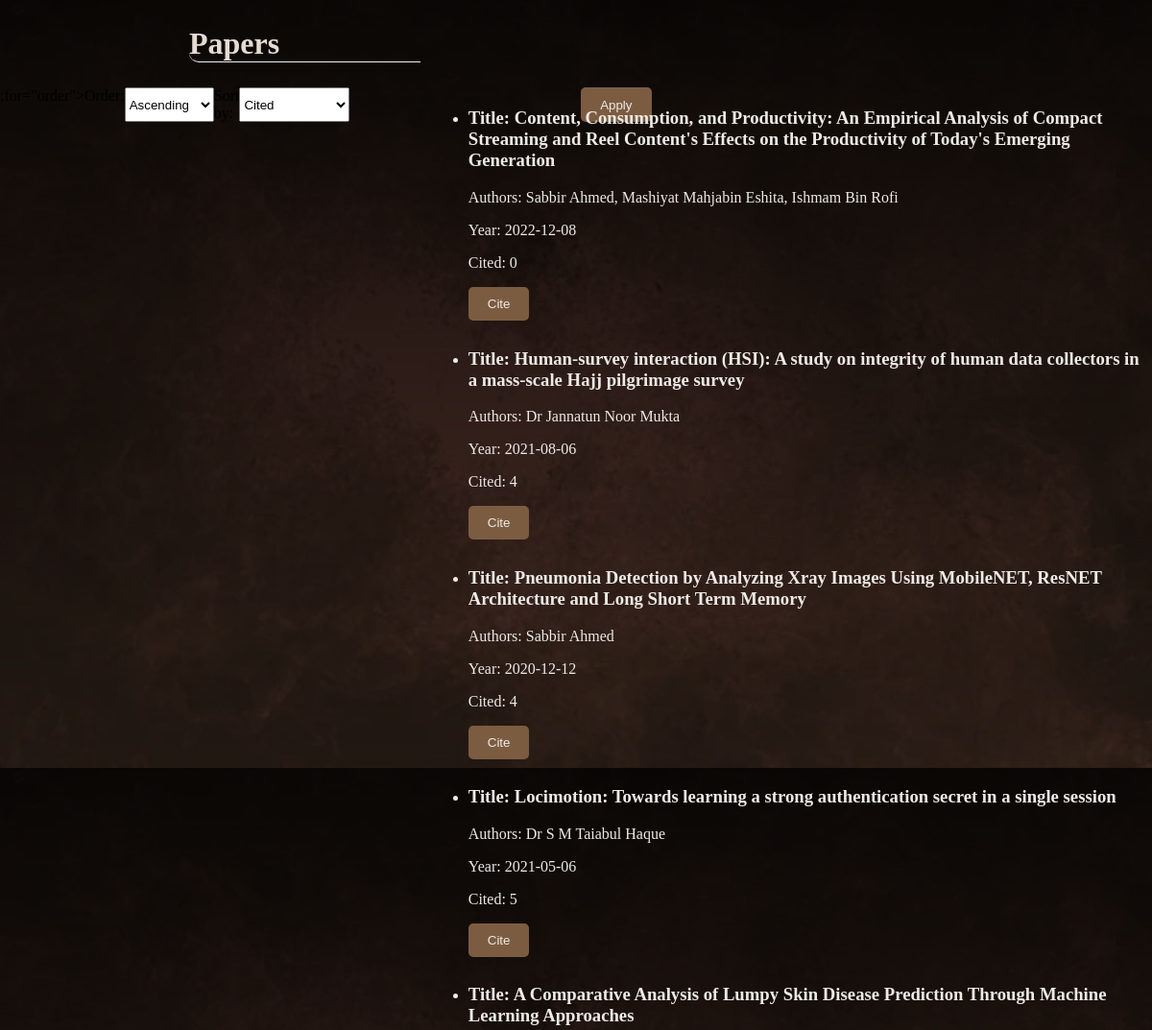
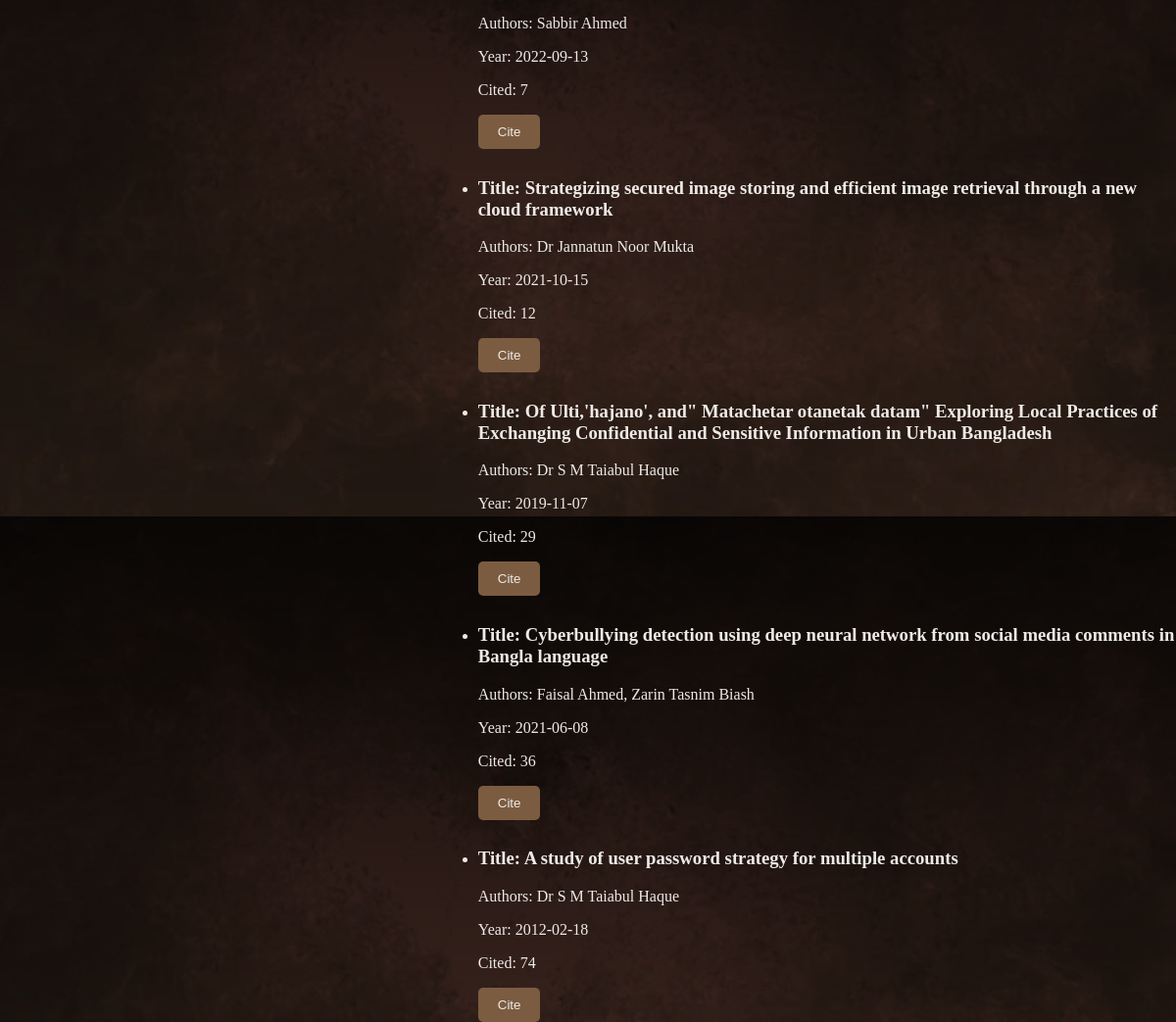
The app's page /papers.php with its own data (2 pictures, top to bottom).
### tables this page shows
CREATE TABLE `paper` (
  `paper_id` int(11) NOT NULL,
  `title` varchar(200) DEFAULT NULL,
  `type` varchar(100) DEFAULT NULL,
  `publishing_year` date DEFAULT NULL,
  `cited` int(11) DEFAULT NULL,
  `drive_link` varchar(1000) DEFAULT NULL
);

### papers.php (the view, shortened to what this page needs)
<!DOCTYPE html>
<html lang="en">
<head>
</head>
<body>
<div class="profile-page">
    <nav>
        <div class="button-container">
            <h1>Papers</h1>
            <form id="form" method="get">;<label> for="order">Order:</label>
                <select name="order" id="order">
                    <option value="asc">Ascending</option>
                </select>
                <label for="criteria">Sort by:</label>
                <select name="criteria" id="criteria">
                    <option value="cited">Cited</option>
                </select>
                <button id="submit" type="submit">Apply</button>
            </form>
        </div>
    </nav>
    <ul class="item-list">
<?php
$servername = "localhost";
$username = "root";
$password = "";
$dbname = "bracu_research_portal";
$conn = new mysqli($servername, $username, $password, $dbname);
$order = $_GET['order'] ?? 'asc';
$criteria = $_GET['criteria'] ?? 'cited';
$sql = "SELECT paper.paper_id, paper.title, paper.publishing_year, paper.cited, GROUP_CONCAT(user.name SEPARATOR ', ') AS author
        FROM paper
        INNER JOIN paper_author ON paper.paper_id = paper_author.paper_id
        INNER JOIN user ON paper_author.user_id = user.user_id
        GROUP BY paper.paper_id, paper.title, paper.publishing_year
        ORDER BY $criteria $order";
$result = $conn->query($sql);
if ($result !== false && $result->num_rows > 0) {
    while ($row = $result->fetch_assoc()) {
        echo "<li class='item'>";
        echo "<h3>Title: " . $row['title'] . "</h3>";
        echo "<p>Authors: " . $row['author'] . "</p>";
        echo "<p>Year: " . $row['publishing_year'] . "</p>";
        echo "<p>Cited: " . $row['cited'] . "</p>";
        echo "<button class='cite-button' onclick='citePaper(" . $row['paper_id'] . ")'>Cite</button>";
        echo "</li>";
    }
} else {
    echo "No papers found";
}
?>
    </ul>
</div>
</body>
</html>

### papers.php (style rules this page uses)
body { background: linear-gradient(rgba(0, 0, 0, 0.8), rgba(0, 0, 0, 0.2)), url(./bg.webp); background-size: cover; margin: 0; }
.profile-page { display: flex; gap: 10px; height: 100vh; margin: 0; }
nav { margin-left: 0.01px; }
.item-list { margin-top: 7%; color: #eeeae6; }
.item { margin-top: 4%; }
.button-container h1 { font-style: bold; margin-left: 45%; color: #e6dad3; border-bottom: solid 1px #f5f1f1; font-size: xx-large; border-bottom-left-radius: 10px; }
#submit { display: inline-block; padding: 10px 20px; background-color: #7c5c41; color: #eeeae6; text-decoration: none; border: none; border-radius: 5px; cursor: pointer; transition: background-color 0.3s; margin-left: 55% }
.cite-button { display: inline-block; padding: 10px 20px; background-color: #7c5c41; color: #eeeae6; text-decoration: none; border: none; border-radius: 5px; cursor: pointer; transition: background-color 0.3s; }
#form { display: flex }

### records on screen
paper: title "Content, Consumption, and Productivity: An Empirical Analysis of Compact Streaming and Reel Content's Effects on the Productivity of Today's Emerging Generation", author "Sabbir Ahmed, Mashiyat Mahjabin Eshita, Ishmam Bin Rofi", publishing_year "2022-12-08", cited "0"
paper: title "Human-survey interaction (HSI): A study on integrity of human data collectors in a mass-scale Hajj pilgrimage survey", author "Dr Jannatun Noor Mukta", publishing_year "2021-08-06", cited "4"
paper: title "Pneumonia Detection by Analyzing Xray Images Using MobileNET, ResNET Architecture and Long Short Term Memory", author "Sabbir Ahmed", publishing_year "2020-12-12", cited "4"
paper: title "Locimotion: Towards learning a strong authentication secret in a single session", author "Dr S M Taiabul Haque", publishing_year "2021-05-06", cited "5"
paper: title "A Comparative Analysis of Lumpy Skin Disease Prediction Through Machine Learning Approaches", author "Sabbir Ahmed", publishing_year "2022-09-13", cited "7"
paper: title "Strategizing secured image storing and efficient image retrieval through a new cloud framework", author "Dr Jannatun Noor Mukta", publishing_year "2021-10-15", cited "12"
paper: title "Of Ulti,'hajano', and\" Matachetar otanetak datam\" Exploring Local Practices of Exchanging Confidential and Sensitive Information in Urban Bangladesh", author "Dr S M Taiabul Haque", publishing_year "2019-11-07", cited "29"
paper: title "Cyberbullying detection using deep neural network from social media comments in Bangla language", author "Faisal Ahmed, Zarin Tasnim Biash", publishing_year "2021-06-08", cited "36"
paper: title "A study of user password strategy for multiple accounts", author "Dr S M Taiabul Haque", publishing_year "2012-02-18", cited "74"
